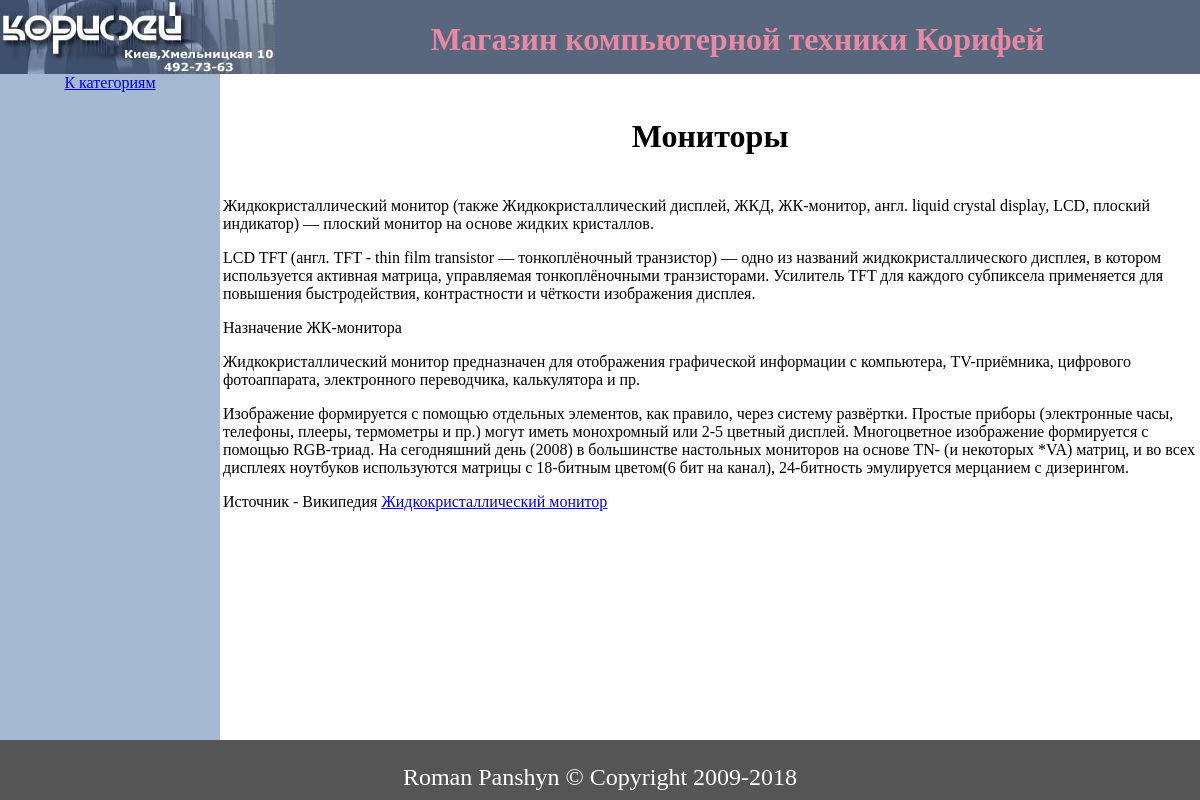
The page /index.php?show=info&category=monitors on the database its author committed.
### tables this page shows
CREATE TABLE `information` (
  `Id` varchar(50) NOT NULL,
  `Header` varchar(50) NOT NULL DEFAULT '',
  `Text` text NOT NULL
);

### index.php (the view, shortened to what this page needs)
<?php
$conn = new PDO('mysql:host=localhost;dbname=Coryphae', 'Roman', 'panshyn');
$conn->setAttribute(PDO::ATTR_ERRMODE, PDO::ERRMODE_EXCEPTION);
?>
<!DOCTYPE html>
<html>
<head>
  <link rel="stylesheet" type="text/css" href="style.css">
</head>
<body>
<div id='logo'>
<img align='left' border=0 alt='Корифей продажа компьютерной техники' src='images/LogoCoryphae.jpg'>
<h1 align='center'>Магазин компьютерной техники Корифей</h1>
</div>
<div id=bottom>
<p>Roman Panshyn &copy; Copyright 2009-2018</p>
</div>
<?php
if (isset($_GET['show']) && $_GET['show']=='info')
{
	 $sql = "SELECT Header, Text from Information where id='".$_GET['category']."';";
	 $res = $conn->prepare($sql);
	 $res->execute();
	 $res->setFetchMode(PDO::FETCH_ASSOC);
	 $result = $res->fetchAll();
	 foreach ($result as $key=>$row)
	 {
		 $head = $row['Header'];
		 $text = $row['Text'];
	 }
	 echo "<div id=navig align='center'><a href='index.php'>К категориям</a></div>";
	 echo "<div id=content>";
	  echo "<table align='left'>";
	   echo "<tr><td><h1>".$head."</h1></td></tr>";
	   echo "<tr><td align='left'>".$text."</td></tr>";
	  echo "</table>";
	 echo "</div>";
}
?>
</body>
</html>

### style.css (style rules this page uses)
#navig { position:fixed; width:220px; top:74px; bottom:60px; left:0px; background-color:#a4b8d1; display:block; }
#content { position:fixed; overflow:scroll; text-align:center; top:94px; left:220px; right:0px; bottom:60px; display:block; }
#bottom { position:fixed; bottom:0px; height:60px; width:100%; left:0px; right:0px; background-color:#555; display:block; text-align:center; font-size:x-large; font-family: serif, 'Times New Roman', Times; color:white; background-attachment:fixed; }

### rows shown on the page
information: Header "Мониторы", Text "Жидкокристаллический монитор (также Жидкокристаллический дисплей, ЖКД, ЖК-монитор, англ. liquid crystal display, LCD, плоский индикатор) — плоский монитор на основе жидких кристаллов. LCD TFT (англ. TFT - thin film transistor — тонкоплёночный транзистор) — одно из названий жидкокристаллического дисплея, в котором используется активная матрица, управляемая тонкоплёночными транзисторами. Усилитель TFT для каждого субпиксела применяется для повышения быстродействия, контрастности и чёткости изображения дисплея. Назначение ЖК-монитора Жидкокристаллический монитор предназначен для отображения графической информации с компьютера, TV-приёмника, цифрового фотоаппарата, электронного переводчика,…"
